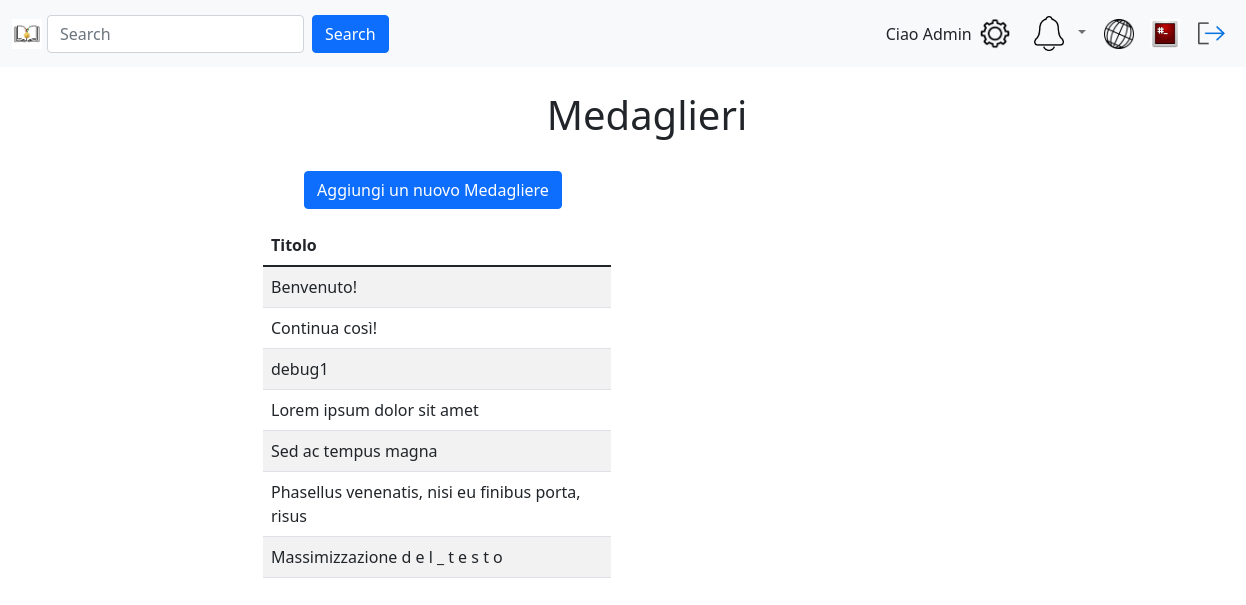
Page /gestioneMedaglieri.old.php (signed in) on the committed database.
### tables this page shows
CREATE TABLE `utente` (
  `id` int(8) NOT NULL AUTO_INCREMENT,
  `username` varchar(80) NOT NULL,
  `email` varchar(80) NOT NULL,
  `pwd` varchar(120) NOT NULL,
  `immagineProfilo` varchar(255) NOT NULL,
  `isAdmin` int(1) NOT NULL,
  `descrizione` varchar(150) DEFAULT NULL,
  `stato` int(1) NOT NULL,
  `numeroFollow` int(8) NOT NULL,
  PRIMARY KEY (`id`)
);

CREATE TABLE `medagliere` (
  `id` int(8) NOT NULL AUTO_INCREMENT,
  `titolo` varchar(50) NOT NULL,
  `descrizione` varchar(800) NOT NULL DEFAULT 'Un nuovo medagliere ti aspetta!',
  PRIMARY KEY (`id`),
  UNIQUE KEY `ID_MEDAGLIERE_IND` (`id`)
);

### include/login.model.php (called while the page is built, shortened)
<?php
require_once 'config.php';
function getDbImageName(string $username){
    global $conn;
    $sql = "SELECT immagineProfilo FROM utente WHERE username = ?";
    $stmt = $conn->prepare($sql);
    $stmt->bind_param("s", $username);
    $stmt->execute();
    $result = $stmt->get_result();
    return $result->fetch_assoc()['immagineProfilo'];
}
?>

### include/login.controller.php (called while the page is built, shortened)
<?php
function getUserImage(string $username){
    $defaultProfileImage = "images/users/default.png";
    $image = "images/users/" . getDbImageName($username);
    try {
        if (is_file($image) && (getimagesize($image) !== false)) {
                return $image;
            }
    }
    catch (Exception $e) {
        echo '<script>';
        echo 'console.log("Errore nel reperire l\'immagine del profilo utente da db");';
        echo '</script>';
        }
    return $defaultProfileImage;
}
?>

### include/medaglieri.php (called while the page is built, shortened)
<?php
class Medaglieri{
    private $conn;
    public function __construct($conn) {
        $this->conn = $conn;
    }
    public function getMedaglieri() {
        $sql = "SELECT * FROM medagliere";
        $result = mysqli_query($this->conn, $sql);
        return $result;
    }
}
$medaglieri = new Medaglieri($conn);
?>

### gestioneMedaglieri.old.php (the view, shortened to what this page needs)
<?php
require_once 'include/login.model.php';
require_once 'include/config.php';
require_once 'include/medaglieri.php';
?>
<!DOCTYPE html>
<html lang="it">
<head>
    <link rel="stylesheet" type="text/css" href="https://cdn.datatables.net/1.11.5/css/jquery.dataTables.css">
    <link href="https://cdn.jsdelivr.net/npm/bootstrap@5.1.3/dist/css/bootstrap.min.css" rel="stylesheet"
>
    <link rel="stylesheet" type="text/css" href="css/landingPage.css">
</head>
<body>
    <?php require('navbarSelect.php'); ?>
    <div class="row">
        <div class="col-md-12 text-center m-4">
            <h1>Medaglieri</h1>
        </div>
    </div>
    <main class="container">
        <div class="row">
            <div class="col-md-2"></div>
            <div class="col-md-4 text-center">
                <button type="button" class="btn btn-primary mb-3" data-bs-toggle="modal"
                    data-bs-target="#addMedagliere">
                    Aggiungi un nuovo Medagliere
                </button>
            </div>
            <div class="col-md-4"></div>
            <div class="col-md-2"></div>
        </div>
        <div class="container">
            <div class="row">
                <div class="col-md-2"></div>
                <div class="col-md-4">
                    <table id="TabellaMedaglieri" class="table table-striped table-hover">
                        <thead>
                            <tr>
                                <th>Titolo</th>
                            </tr>
                        </thead>
                        <tbody>
                            <?php
                            $medaglieriResult = $medaglieri->getmedaglieri();
                            while ($row = mysqli_fetch_assoc($medaglieriResult)) {
                                echo "<tr class='medaglieri-row' data-description='" . $row['descrizione'] . "'>";
                                echo "<td>" . $row['titolo'] . "</td>";
                                echo "</tr>";
                                ?>
                            <?php } ?>
                        </tbody>
                    </table>
                </div>
    </main>
</body>
</html>

### navbar.php (shortened to what this page needs)
<?php
include_once("include/login.controller.php");
include_once("include/login.model.php");
?>
<head>
</head>
<header>
    <nav class="navbar navbar-expand navbar-light bg-light">
        <div class="container-fluid">
            <a href="landingPage.php"> <img id="logo" src="images/logoLetturePremiateSmall.jpg" alt="Logo con libro e medaglia"> </a>
            <form action="searchingPage.php" method="post" class="d-flex me-auto" >
                <input name="searchingText" class="form-control me-2" type="search" placeholder="Search" aria-label="Search" />
                <button class="btn btn-primary" type="submit">Search</button>
            </form>
          <div id="username" class="d-flex"><?php echo "Ciao " . ucfirst($_SESSION["username"]);?></div>
          <div class="d-flex" id="navbarSupportedContent">
            <ul class="navbar-nav">
              <li class="nav-item">
                <a href="settingPage.php"><img src="images/settingLogo.png" alt="Impostazioni"></a>
              </li>
              <li class="nav-item dropdown">
                <a class="nav-link dropdown-toggle" data-bs-toggle="dropdown" href="#" role="button" aria-expanded="false">
                  <img src="images/notifyLogo.png" alt="Notifiche">
                </a>
              </li>
              <li class="nav-item dropdown">
                <a href="discoveryPage.php"><img src="images/discoveryLogo.png" alt="Scopri"></a>
              </li>
              <li class="nav-item">
                <a href="profilePage.php"><img src=<?php echo getUserImage($_SESSION["username"]); ?> alt="Immagine Profilo"> </a>
              </li>
                <li class="nav-item">
                <a href="logout.php"><img src="images/log-out.png" alt="Logout"></a>
              </li>
            </ul>
          </div>
        </div>
      </nav>
</header>

### css/landingPage.css (style rules this page uses)
#logo { width: 30px; height: auto; margin-right: 5px; }
#navbarSupportedContent img { width: 30px; height: auto; margin: 0 6px; }
#navbarSupportedContent ul.navbar-nav { display: flex; align-items: center; }
#navbarSupportedContent li.nav-item { margin: 0 2px; }

### rows in the picture
utente: immagineProfilo (picture)
medagliere: titolo "Benvenuto!"
medagliere: titolo "Continua così!"
medagliere: titolo "debug1"
medagliere: titolo "Lorem ipsum dolor sit amet"
medagliere: titolo "Sed ac tempus magna"
medagliere: titolo "Phasellus venenatis, nisi eu finibus porta, risus"
medagliere: titolo "Massimizzazione d e l _ t e s t o"

### other values in the picture
$_SESSION["username"] "Admin"
